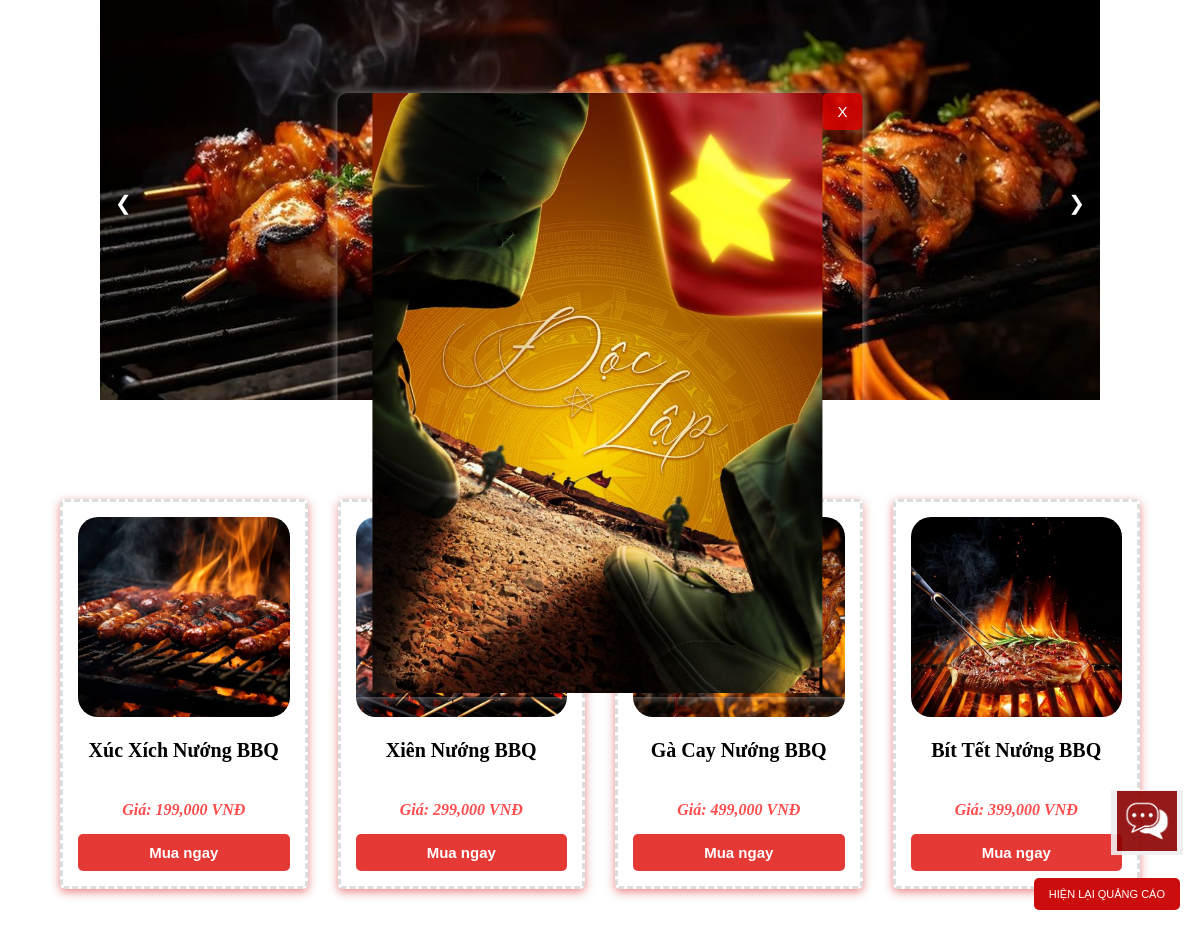
The app's page /home.php with its own data.
### tables this page shows
CREATE TABLE `sanpham` (
  `id_sp` int(11) NOT NULL,
  `ten_sp` varchar(100) NOT NULL,
  `anh_sp` varchar(100) NOT NULL,
  `gia_sp` double NOT NULL,
  `chitiet_sp` varchar(200) NOT NULL,
  `hang_sx` varchar(100) NOT NULL
);

### sanpham.php (the view, shortened to what this page needs)
<?php
include("connect.php");
?>
<!doctype html>
<html>
<head>
    <link rel="stylesheet" href="./CSS/sanpham.css">
</head>
<body>
    <h1 class="dmucsanpham"> SHOP ĐỒ NƯỚNG BBQ </h1>
<?php
$sql = "SELECT id_sp, ten_sp, anh_sp, gia_sp FROM sanpham ORDER BY id_sp DESC";
$result = $conn->query($sql);
?>
    <div id="product-connect">
<?php
if ($result && $result->num_rows > 0) {
    while($row = $result->fetch_assoc()) {
        echo "<div class='product'>";
        echo "<a href='chitiet.php?id=" . $row["id_sp"] . "' style='text-decoration: none; color: inherit;'>";
        echo "<img src='" . $row["anh_sp"] . "' alt='" . htmlspecialchars($row["ten_sp"]) . "'>";
        echo "<h3>" . htmlspecialchars($row["ten_sp"]) . "</h3>";
        echo "</a>";
        echo "<p>Giá: " . number_format($row["gia_sp"]) . " VNĐ</p>";
        echo "<form method='POST' action=''>";
        echo "<button type='submit' class='btn-mua'>Mua ngay</button>";
        echo "</form>";
        echo "</div>";
    }
} else {
    echo "<p style='text-align:center;'>Không có sản phẩm nào</p>";
}
?>
    </div>
</body>
</html>

### slideshow.css (style rules this page uses)
* { box-sizing: border-box }

### sanpham.css (style rules this page uses)
body { margin: auto; width: 90%; }
.dmucsanpham { text-align: center; color: #e53935; text-shadow: 2px 2px 4px rgba(0, 0, 0, 0.3); }
#product-connect { display: grid; grid-template-columns: repeat(4, 1fr); gap: 30px; margin-top: 20px; margin-bottom: 40px; }
#product-connect .product { text-align: center; border: 3px dashed #ddd; padding: 15px; border-radius: 5px; background: #fff; box-shadow: 0 3px 10px rgba(217, 13, 13, 0.5); display: flex; flex-direction: column; justify-content: space-between; height: 100%; box-sizing: border-box; }
#product-connect .product > a { text-decoration: none; color: inherit; display: flex; flex-direction: column; align-items: center; width: 100%; }
#product-connect .product img { width: 100%; height: 200px; border-radius: 20px; object-fit: cover; }
#product-connect .product h3 { font-size: 20px; margin: 10px 0; min-height: 48px; display: flex; align-items: center; justify-content: center; }
#product-connect .product p { color: #ff4d4d; font-weight: bold; font-style: italic; margin-bottom: 15px; }
#product-connect .product form { margin-top: auto; }
.btn-mua { background-color: #e53935; color: white; border: none; padding: 10px 20px; font-size: 15px; font-weight: bold; border-radius: 5px; cursor: pointer; transition: all 0.3s ease; width: 100%; }

### records on screen
sanpham: anh_sp (picture), ten_sp "Xúc Xích Nướng BBQ", gia_sp "199,000"
sanpham: ten_sp "Xiên Nướng BBQ", gia_sp "299,000"
sanpham: ten_sp "Gà Cay Nướng BBQ", gia_sp "499,000"
sanpham: anh_sp (picture), ten_sp "Bít Tết Nướng BBQ", gia_sp "399,000"
